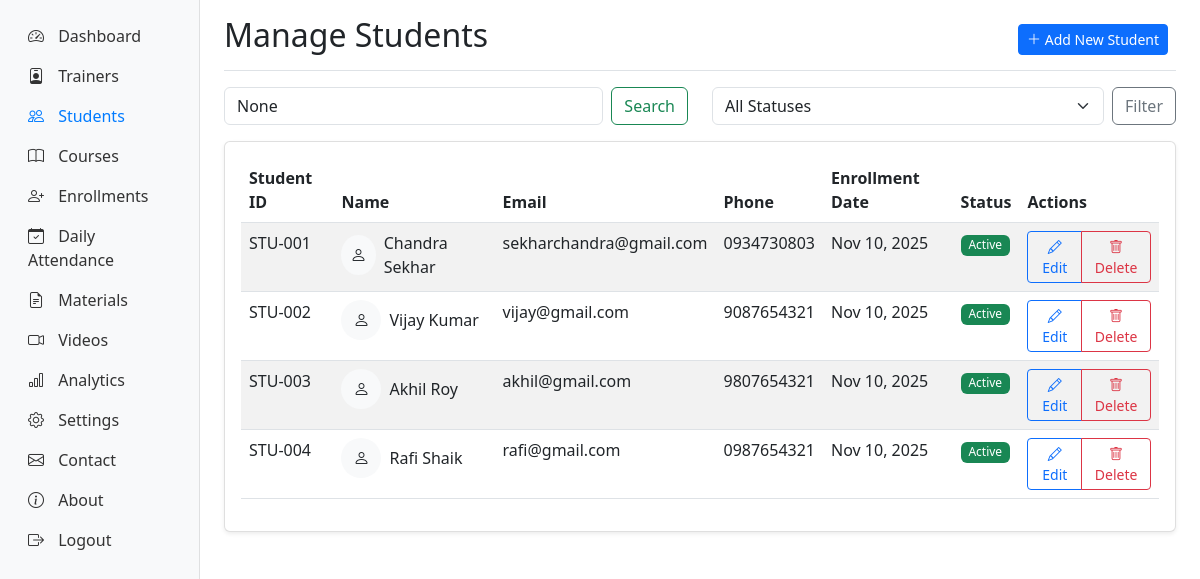
/admin-panel/students/ (signed in), run on the app's committed database.
### students/models.py (models this page shows, shortened)
class Student(models.Model):
    user = models.OneToOneField(User, on_delete=models.CASCADE, null=True, blank=True)
    student_id = models.CharField(max_length=20, unique=True)
    first_name = models.CharField(max_length=50)
    last_name = models.CharField(max_length=50)
    email = models.EmailField()
    phone = models.CharField(max_length=15, blank=True)
    date_of_birth = models.DateField(blank=True, null=True)
    profile_picture = models.ImageField(upload_to='student_profiles/', blank=True, null=True)
    enrollment_date = models.DateField(auto_now_add=True)
    is_active = models.BooleanField(default=True)
    created_at = models.DateTimeField(auto_now_add=True)
    updated_at = models.DateTimeField(auto_now=True)
    @property
    def full_name(self):
        return f"{self.first_name} {self.last_name}"

### admin_panel/views.py (the view, shortened to what this page needs)
# urls.py: path('students/', views.student_list, name='student_list'),
@login_required
@user_passes_test(is_admin)
def student_list(request):
    students = Student.objects.all()
    search_query = request.GET.get('search')
    status = request.GET.get('status')
    if status == 'active':
        students = students.filter(is_active=True)
    elif status == 'inactive':
        students = students.filter(is_active=False)
    paginator = Paginator(students, 10)  # Show 10 students per page
    page_number = request.GET.get('page')
    page_obj = paginator.get_page(page_number)
    context = {
        'page_obj': page_obj,
        'search_query': search_query,
        'current_status': status,
    }
    return render(request, 'admin_panel/student_list.html', context)

### admin_panel/views.py (called while the page is built)
def is_admin(user):
    return user.is_staff

### templates/admin_panel/student_list.html (shortened to what this page needs)
{% extends 'base.html' %}
{% block content %}
<div class="container-fluid">
    <div class="row">
        {% include 'admin_panel/sidebar.html' %}
        <main class="col-md-9 ms-sm-auto col-lg-10 px-md-4">
            <div class="d-flex justify-content-between flex-wrap flex-md-nowrap align-items-center pt-3 pb-2 mb-3 border-bottom">
                <h1 class="h2">Manage Students</h1>
                <div class="btn-toolbar mb-2 mb-md-0">
                    <div class="btn-group me-2">
                        <a href="{% url 'admin_panel:add_student' %}" class="btn btn-sm btn-primary">
                            <i class="bi bi-plus-lg"></i> Add New Student
                        </a>
                    </div>
                </div>
            </div>
            <div class="row mb-3">
                <div class="col-md-6">
                    <form method="GET" class="d-flex">
                        <input class="form-control me-2" type="search" name="search" placeholder="Search students..." value="{{ search_query }}">
                        <button class="btn btn-outline-success" type="submit">Search</button>
                    </form>
                </div>
                <div class="col-md-6">
                    <div class="d-flex justify-content-end">
                        <select class="form-select me-2" name="status" onchange="this.form.submit()">
                            <option value="">All Statuses</option>
                        </select>
                        <form method="GET">
                            <button type="submit" class="btn btn-outline-secondary">Filter</button>
                        </form>
                    </div>
                </div>
            </div>
            <div class="card">
                <div class="card-body">
                    <div class="table-responsive">
                        <table class="table table-striped table-hover">
                            <thead>
                                <tr>
                                    <th>Student ID</th>
                                    <th>Name</th>
                                    <th>Email</th>
                                    <th>Phone</th>
                                    <th>Enrollment Date</th>
                                    <th>Status</th>
                                    <th>Actions</th>
                                </tr>
                            </thead>
                            <tbody>
                                {% for student in page_obj %}
                                    <tr>
                                        <td>{{ student.student_id }}</td>
                                        <td>
                                            <div class="d-flex align-items-center">
                                                {% if student.profile_picture %}
                                                    <img src="{{ student.profile_picture.url }}" alt="{{ student.full_name }}" class="img-thumbnail me-2" style="width: 40px; height: 40px; object-fit: cover; border-radius: 50%;">
                                                {% else %}
                                                    <div class="bg-light me-2 d-flex align-items-center justify-content-center" style="width: 40px; height: 40px; border-radius: 50%;">
                                                        <i class="bi bi-person" style="font-size: 1rem;"></i>
                                                    </div>
                                                {% endif %}
                                                <div>
                                                    {{ student.full_name }}
                                                </div>
                                            </div>
                                        </td>
                                        <td>{{ student.email }}</td>
                                        <td>{{ student.phone }}</td>
                                        <td>{{ student.enrollment_date|date:"M d, Y" }}</td>
                                        <td>
                                            {% if student.is_active %}
                                                <span class="badge bg-success">Active</span>
                                            {% else %}
                                                <span class="badge bg-secondary">Inactive</span>
                                            {% endif %}
                                        </td>
                                        <td>
                                            <div class="btn-group" role="group">
                                                <a href="{% url 'admin_panel:edit_student' student.id %}" class="btn btn-sm btn-outline-primary">
                                                    <i class="bi bi-pencil"></i> Edit
                                                </a>
                                                <a href="{% url 'admin_panel:delete_student' student.id %}" class="btn btn-sm btn-outline-danger"
                                                   onclick="return confirm('Are you sure you want to delete this student?')">
                                                    <i class="bi bi-trash"></i> Delete
                                                </a>
                                            </div>
                                        </td>
                                    </tr>
                                {% empty %}
                                    <tr>
                                        <td colspan="7" class="text-center">No students found.</td>
                                    </tr>
                                {% endfor %}
                            </tbody>
                        </table>
                    </div>
                </div>
            </div>
        </main>
    </div>
</div>
{% endblock %}

### static/css/style.css (style rules this page uses)
.card { box-shadow: 0 0.125rem 0.25rem rgba(0, 0, 0, 0.075); border: 1px solid rgba(0, 0, 0, 0.125); }
.table th { border-top: none; font-weight: 600; }
.badge { font-weight: 500; }
.btn-group .btn { border-radius: 0; }
.btn-group .btn:first-child { border-top-left-radius: 0.25rem; border-bottom-left-radius: 0.25rem; }
.btn-group .btn:last-child { border-top-right-radius: 0.25rem; border-bottom-right-radius: 0.25rem; }

### data on the page
Student: student_id "STU-001", full_name "Chandra Sekhar", email "sekharchandra@gmail.com", phone "0934730803", enrollment_date "Nov 10, 2025", is_active "Active"
Student: student_id "STU-002", full_name "Vijay Kumar", email "vijay@gmail.com", phone "9087654321", enrollment_date "Nov 10, 2025", is_active "Active"
Student: student_id "STU-003", full_name "Akhil Roy", email "akhil@gmail.com", phone "9807654321", enrollment_date "Nov 10, 2025", is_active "Active"
Student: student_id "STU-004", full_name "Rafi Shaik", email "rafi@gmail.com", phone "0987654321", enrollment_date "Nov 10, 2025", is_active "Active"
